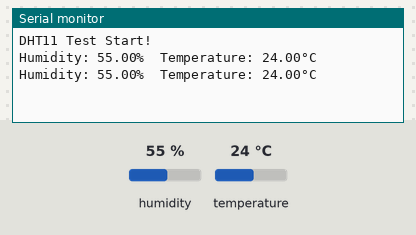
Recording of a sketch running on a simulated Arduino Uno, built with avr-gcc and run on an emulated ATmega328P. Shown: the last lines printed to the serial monitor. The inputs (shaded band) are chosen by the test bench; at power-on: humidity 55 %, temperature 24 °C.

Above: at 4.8 s.
4.9 s: humidity set to 22 %
At 6.9 s:
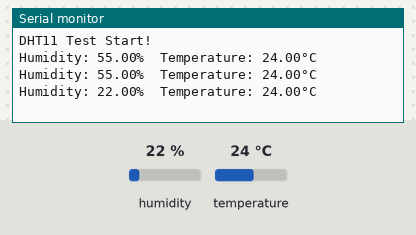
7.9 s: temperature set to 12 °C
At 9.3 s:
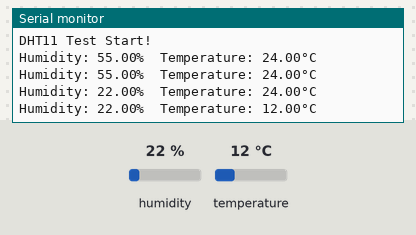
10.9 s: humidity set to 40 %
At 13.0 s:
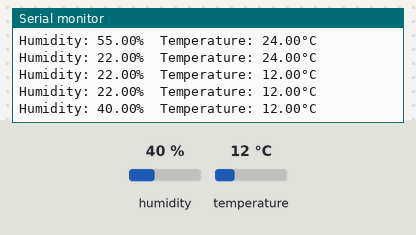
Timing chart, 0 to 14.5 s (numbered marks = the images above; inputs shaded):
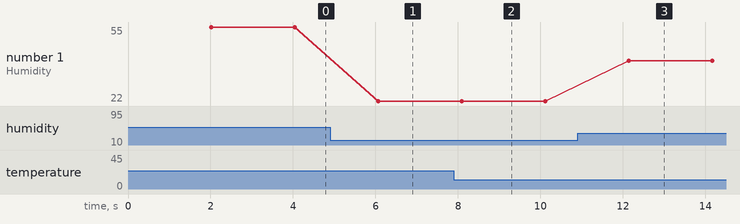

Measured:
- after the input at 4.9 s, the serial monitor: prints a new line after 1.2 s (image 1)
- after the input at 7.9 s, the serial monitor: prints a new line after 0.20 s (image 2)
- after the input at 10.9 s, the serial monitor: prints a new line after 1.2 s (image 3)
- plotted number 1: 55 → 22 after the input at 4.9 s, 22 → 40 after the input at 10.9 s

The sketch:

27_Temp_Display.ino
```cpp
/*
  27_Temp_Display
  温度监视器：读取 DHT11 温湿度传感器并在串口显示
*/

// 需要安装 DHT 库。
// 在 Arduino IDE -> 工具 -> 管理库 -> 搜索 "DHT sensor library" by Adafruit
#include "DHT.h"

#define DHTPIN 2     // 信号线接 Pin 2
#define DHTTYPE DHT11   // 型号选择 DHT11

DHT dht(DHTPIN, DHTTYPE);

void setup() {
  Serial.begin(9600);
  dht.begin();
  Serial.println("DHT11 Test Start!");
}

void loop() {
  delay(2000); // DHT11 采样率较慢，至少等 2 秒

  // 读取湿度
  float h = dht.readHumidity();
  // 读取温度 (摄氏度)
  float t = dht.readTemperature();

  // 检查读取是否失败
  if (isnan(h) || isnan(t)) {
    Serial.println("Failed to read from DHT sensor!");
    return;
  }

  // 打印结果
  Serial.print("Humidity: ");
  Serial.print(h);
  Serial.print("%  Temperature: ");
  Serial.print(t);
  Serial.println("°C");
}
```
